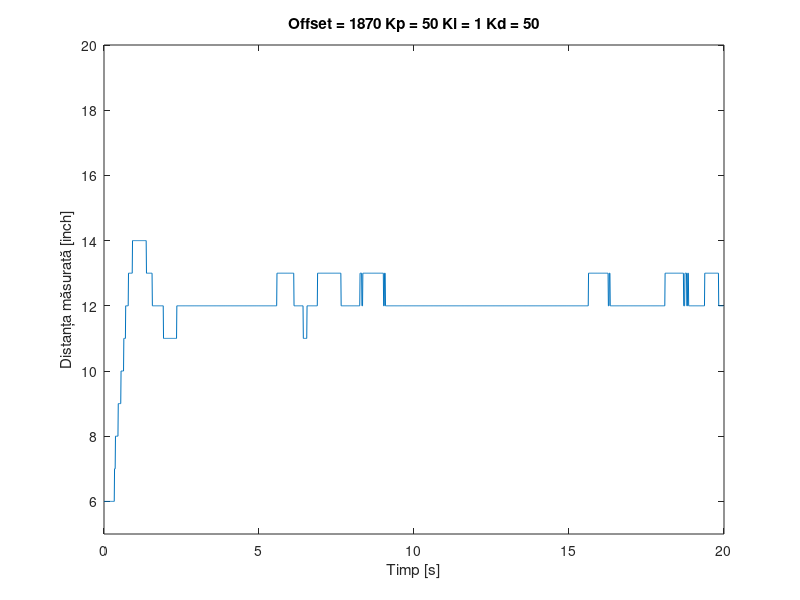

Reproduce this figure in MATLAB. (Note: this script raises an error after producing the figure.)
load rasp_impuls9.mat
plot(t,y)
ylim([5, 20])
title('Offset = 1870 Kp = 50 Ki = 1 Kd = 50')
xlabel('Timp [s]')
ylabel('Distanța măsurată [inch]')
y = double(y)
stepinfo(y, t, 14, 'SettlingTimeThreshold', 0.1)
%% 
plot(t,i)
title('Evoluția în timp a componentei integrale')
xlabel('Timp [s]')
ylabel('Valoarea integralei')
xlim([0 1])
ylim([0 120])
%%
subplot 411
plot(t, out - 1800)
title('Valoare ieșire PID')
subplot 412
plot(t, i)
title('Valoarea componentei integrale')
subplot 413
plot(t, d * 50)
title('Valoarea componentei derivate')
subplot 414
plot(t, e * 60)
title('Valoarea componentei proporționale')
%% 
subplot 211
plot(t,e)
title('Eroarea măsurată')
xlabel('Timp [s]')
ylim([0 6])
subplot 212
plot(t,d, 'r')
ylim([0 2])
title('Valoarea derivatei')
xlabel('Timp [s]')
%% 
stepinfo(y, t, 14, 6)
title('Offset = 18000 Kp = 80 Ki= 1')
ylabel('Distanta măsurată de senzor')
subplot 211
plot(e)
ylim([0 6])
subplot 212
plot(d, 'r')
ylim([0 2])